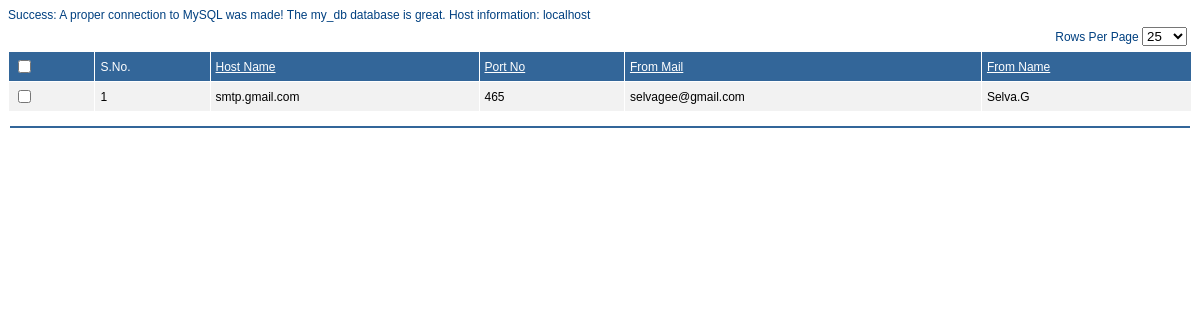
/company/esettings.php (signed in), run on the app's committed database.
### tables this page shows
CREATE TABLE IF NOT EXISTS `tbl_mail_setting` (
  `id` bigint(10) NOT NULL auto_increment,
  `host_name` varchar(50) default NULL,
  `port_no` varchar(5) default NULL,
  `user_name` varchar(20) default NULL,
  `user_password` varchar(20) default NULL,
  `from_mail` varchar(50) default NULL,
  `from_name` varchar(50) default NULL,
  PRIMARY KEY  (`id`)
);

### src/company/esettings.php (the view, shortened to what this page needs)
<?php
if(isset($_SESSION['User_Name']) and $_SESSION['User_Name']!=""){
?>
	<html>
		<head>
 			<link href="main.css" type="text/css" rel="stylesheet">
		</head>
		<body>
		<?php
  			require_once("../config.php");
			require_once("../library/functions.php");
  			if($pageId == "" or ((int) $pageId <= 0)){
  				$showrecs = REC_PER_PAGE;
  			}else{
  				$showrecs = $pageId;
  			}
  			$a = @$_GET["a"];
  			$page = @$_GET["page"];
  			if (!isset($page)) $page = 1;
  				switch ($a) {
    				default:
      					select();
      					break;
  				}
		?>
		<table class="bd" width="100%"><tr><td class="hr"></td></tr></table>
	</body>
</html>
<?php
}else{
	print "<script>window.location.href='../index.html';</script>";
}
?>
<?php
function select()
{
  	global $showrecs;
  	global $page;
  	global $ordtype;
  	if ($ordtype == "asc") { $ordtypestr = "desc"; } else { $ordtypestr = "asc"; }
  	$res = sql_select();
  	$count = sql_getrecordcount();
  	$startrec = $showrecs * ($page - 1);
  	if ($startrec < $count) {mysqli_data_seek($res, $startrec);}
  	$reccount = min($showrecs * $page, $count);
?>
	<form name="frmOutlet" id="frmOutlet" action="company/esettings.php?status=true&a=del" method="post">
    <table class="bd" border="0" cellspacing="1" cellpadding="4" width="100%">
		<tr>
			<td align="left">
            </td>
            <td align="right">Rows Per Page
    	     <select name="pageperrecord" onChange="javascript:LoadDiv('<?php echo CENTER_DIV ?>','company/esettings.php?status=true&pageId='+this.value)">
				<?php echo pageRangeList($showrecs); ?>
             </select>
			</td>
		</tr>
	</table>
	<table class="tbl" border="0" cellspacing="1" cellpadding="5"width="100%">
    	<tr>
            <td class="hr">
                <input name="CheckAll" type="checkbox" id="CheckAll" value="Y" onClick="javascript:ClickCheckAll(this.form);">
            </td>
            <td class="hr">S.No.</td>
            <td class="hr"><a class="hr" href="javascript:LoadDiv('<?php echo CENTER_DIV ?>','company/esettings.php?status=true&order=<?php echo "host_name" ?>&type=<?php echo $ordtypestr ?>')">
                <?php echo htmlspecialchars("Host Name") ?></a>
            </td>
            <td class="hr"><a class="hr" href="javascript:LoadDiv('<?php echo CENTER_DIV ?>','company/esettings.php?status=true&order=<?php echo "port_no" ?>&type=<?php echo $ordtypestr ?>')">
                <?php echo htmlspecialchars("Port No") ?></a>
            </td>
            <td class="hr"><a class="hr" href="javascript:LoadDiv('<?php echo CENTER_DIV ?>','company/esettings.php?status=true&order=<?php echo "from_mail" ?>&type=<?php echo $ordtypestr ?>')">
                <?php echo htmlspecialchars("From Mail") ?></a>
            </td>
            <td class="hr"><a class="hr" href="javascript:LoadDiv('<?php echo CENTER_DIV ?>','company/esettings.php?status=true&order=<?php echo "from_name" ?>&type=<?php echo $ordtypestr ?>')">
                <?php echo htmlspecialchars("From Name") ?></a>
            </td>
		</tr>
	<?php
	$sno=1;
  	for ($i = $startrec; $i < $reccount; $i++)
  	{
    	$row = mysqli_fetch_assoc($res);
    	$style = "dr";
		$outcode = $row["id"];
		$field = "id";
	?>
		<tr class="<?php echo $style ?>" style="cursor:pointer">
            <td align="left">
                <input name="userbox[]" type="checkbox" id="userbox<?php echo $i;?>"  value="<?php echo $row['id']; ?>">
            </td>
            <td><?php echo $sno; ?></td>
            <td align="left" onClick="javascript:LoadDiv('<?php echo CENTER_DIV ?>','company/esettings.php?status=true&a=view&filter=<?php echo $outcode; ?>&filter_field=<?php echo $field ?>')">
                    <?php echo $row["host_name"] ?>
             </td>
            <td align="left" onClick="javascript:LoadDiv('<?php echo CENTER_DIV ?>','company/esettings.php?status=true&a=view&filter=<?php echo $outcode; ?>&filter_field=<?php echo $field ?>')">
                    <?php echo htmlspecialchars($row["port_no"]) ?>
            </td>
            <td align="left" onClick="javascript:LoadDiv('<?php echo CENTER_DIV ?>','company/esettings.php?status=true&a=view&filter=<?php echo $outcode; ?>&filter_field=<?php echo $field ?>')">
                    <?php echo htmlspecialchars($row["from_mail"]) ?>
            </td>
            <td align="left" onClick="javascript:LoadDiv('<?php echo CENTER_DIV ?>','company/esettings.php?status=true&a=view&filter=<?php echo $outcode; ?>&filter_field=<?php echo $field ?>')">
                    <?php echo htmlspecialchars($row["from_name"]) ?>
            </td>
       </tr>
	<?php
		$sno++;
  	}
	?>
	</table>
    </form><center>
	<?php
}
 ?></center>
<?php
function sqlstr($val)
{
  	return str_replace("'", "''", $val);
}
function sql_select()
{
  	global $conn;
  	global $order;
 	global $queryString;
	$sql = "SELECT * FROM tbl_mail_setting WHERE 1 ".$queryString;
  	if (isset($order) && $order!=''){
		 $sql .= " order by `" .sqlstr($order) ."`";
	}else{
		$sql .= " order by host_name";
	}
  	$res = mysqli_query($conn,$sql) or die(mysqli_error($conn));
  	return $res;
}
function sql_getrecordcount()
{
	global $conn;
  	global $filter;
	global $queryString;
  	$filterstr = sqlstr($filter);
	$sql = "SELECT count(*) FROM tbl_mail_setting WHERE 1 ".$queryString;
  	$res = mysqli_query($conn,$sql) or die(mysqli_error($conn));
  	$row = mysqli_fetch_assoc($res);
  	reset($row);
  	return current($row);
}
?>

### src/main.css (style rules this page uses)
body { background-color: #FFFFFF; color: #004080; font-family: Arial; font-size: 12px; }
.bd { background-color: #FFFFFF; color: #004080; font-family: Arial; font-size: 12px; }
.tbl { background-color: #FFFFFF; }
a:link { color: #FF0000; font-family: Arial; font-size: 12px; }
.hr { background-color:#336699; color: #FFFFFF; font-family: Arial; font-size: 12px; text-align:left; }
a.hr:link { color: #FFFFFF; font-family: Arial; font-size: 12px; }
.dr { background-color:#F2F2F2; color: #000000; font-family: Arial; font-size: 12px; }

### data on the page
tbl_mail_setting: host_name "smtp.gmail.com", port_no "465", from_mail "selvagee@gmail.com", from_name "Selva.G"

### other printed values
mysqli_get_host_info($conn) "localhost"
form field pageperrecord "25"
